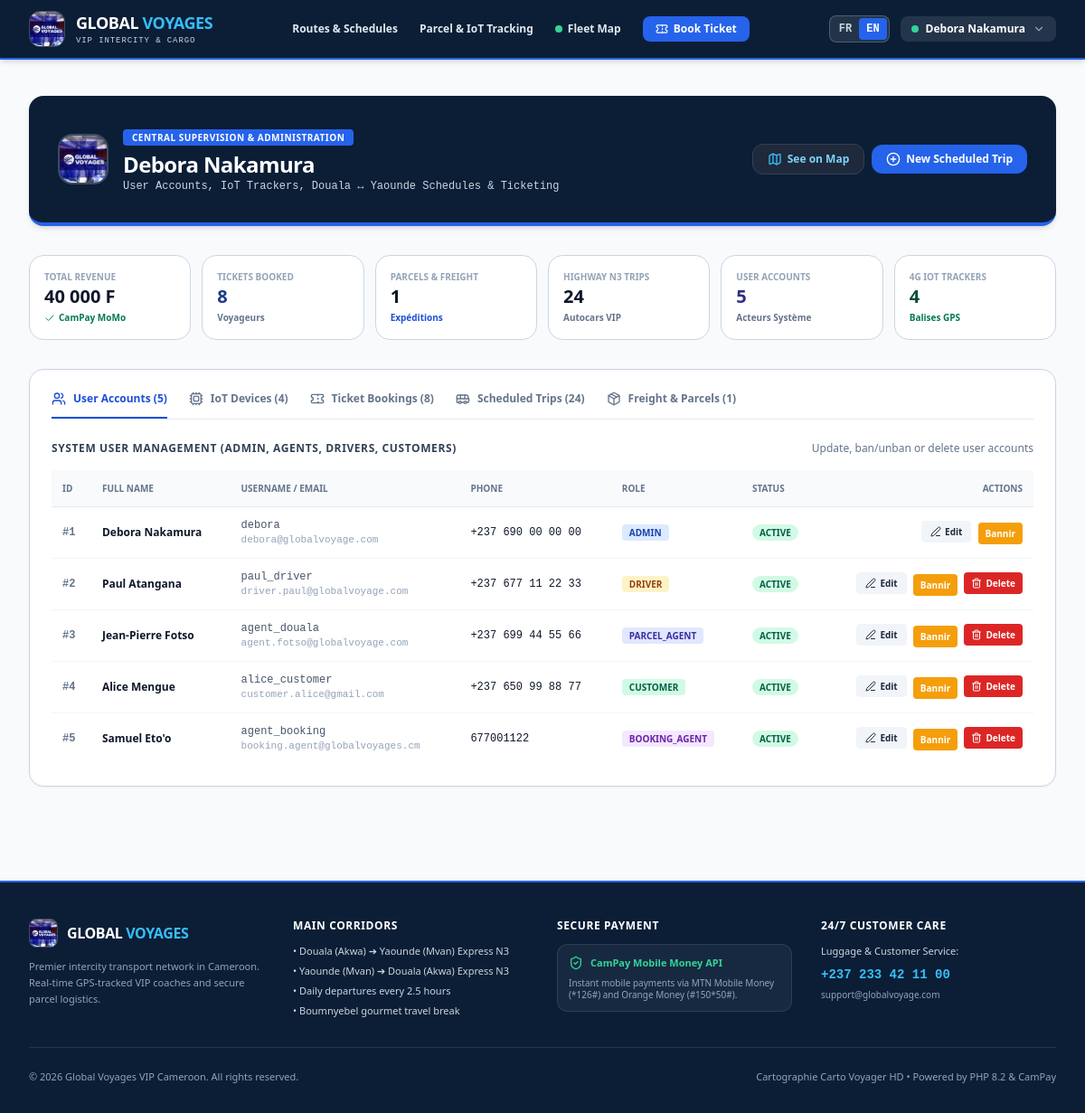
/admin/index.php (signed in), run on the app's committed database.
### tables this page shows
CREATE TABLE users (
    id INTEGER PRIMARY KEY AUTOINCREMENT,
    name VARCHAR(100) NOT NULL,
    username VARCHAR(50) UNIQUE NOT NULL,
    email VARCHAR(100) UNIQUE NOT NULL,
    password VARCHAR(255) NOT NULL,
    phone VARCHAR(30),
    role VARCHAR(20) NOT NULL DEFAULT 'CUSTOMER',
    created_at DATETIME DEFAULT CURRENT_TIMESTAMP
, status VARCHAR(20) DEFAULT 'ACTIVE');

### public/admin/index.php (the view, shortened to what the rows shown need)
<?php
require_once __DIR__ . '/../../src/Auth.php';
require_once __DIR__ . '/../../src/Language.php';
$currentUser = Auth::user();
$pdo = Database::getConnection();
$allUsers = $pdo->query("SELECT * FROM users ORDER BY id ASC")->fetchAll() ?: [];
include __DIR__ . '/../includes/header.php';
?>
<div class="max-w-7xl mx-auto px-4 sm:px-6 lg:px-8 py-10 space-y-8 animate-fadeIn">
  <div class="bg-[#0B1E36] text-white p-6 sm:p-8 rounded-2xl border-b-4 border-blue-600 shadow-md flex flex-col sm:flex-row sm:items-center justify-between gap-4">
    <div class="flex items-center gap-4">
      <div>
        <span class="px-2.5 py-0.5 rounded bg-blue-600 text-white font-black text-[10px] uppercase tracking-wider"><?= t('admin.bannerTitle', 'Supervision Centrale & Administration') ?></span>
        <h1 class="text-2xl font-black tracking-tight text-white mt-1"><?= htmlspecialchars($currentUser['name']) ?></h1>
        <p class="text-xs text-slate-300 font-mono"><?= t('admin.bannerSubtitle', 'Contrôle des Utilisateurs, Traceurs IoT, Départs Douala ↔ Yaoundé & Billetterie') ?></p>
      </div>
    </div>
  </div>
  <div class="bg-white rounded-2xl border border-slate-300 shadow-sm overflow-hidden p-6 space-y-6">
    <div id="admin-view-users" class="space-y-4">
      <div class="overflow-x-auto">
        <table class="w-full text-left text-xs">
          <thead class="bg-slate-50 border-b border-slate-200 text-slate-500 font-bold uppercase text-[10px]">
            <tr>
              <th class="p-3"><?= t('admin.colId') ?></th>
              <th class="p-3"><?= t('admin.colFullName') ?></th>
              <th class="p-3"><?= t('admin.colUsername') ?></th>
              <th class="p-3"><?= t('admin.colPhone') ?></th>
              <th class="p-3"><?= t('admin.colRole') ?></th>
              <th class="p-3"><?= t('admin.colStatus') ?></th>
              <th class="p-3 text-right"><?= t('admin.colActions') ?></th>
            </tr>
          </thead>
          <tbody class="divide-y divide-slate-100">
            <?php foreach ($allUsers as $u): ?>
              <?php $isBanned = ($u['status'] ?? 'ACTIVE') === 'BANNED'; ?>
              <tr class="hover:bg-slate-50/60 transition <?= $isBanned ? 'bg-red-50/40' : '' ?>">
                <td class="p-3 font-mono font-bold text-slate-500">#<?= $u['id'] ?></td>
                <td class="p-3 font-bold text-slate-900"><?= htmlspecialchars($u['name']) ?></td>
                <td class="p-3 font-mono text-slate-600"><?= htmlspecialchars($u['username']) ?><br><span class="text-slate-400 text-[11px]"><?= htmlspecialchars($u['email']) ?></span></td>
                <td class="p-3 font-mono"><?= htmlspecialchars($u['phone'] ?: 'N/A') ?></td>
                <td class="p-3">
                  <span class="px-2 py-0.5 rounded text-[10px] font-bold uppercase
                    <?= $u['role'] === 'ADMIN' ? 'bg-blue-100 text-blue-800' : ($u['role'] === 'DRIVER' ? 'bg-amber-100 text-amber-800' : ($u['role'] === 'BOOKING_AGENT' ? 'bg-purple-100 text-purple-800' : ($u['role'] === 'PARCEL_AGENT' ? 'bg-indigo-100 text-indigo-800' : 'bg-emerald-100 text-emerald-800'))) ?>">
                    <?= htmlspecialchars($u['role']) ?>
                  </span>
                </td>
                <td class="p-3">
                  <span class="px-2 py-0.5 rounded-full text-[10px] font-bold uppercase <?= $isBanned ? 'bg-red-100 text-red-800' : 'bg-emerald-100 text-emerald-800' ?>">
                    <?= $isBanned ? t('admin.statusBanned', 'BANNI / SUSPENDU') : t('admin.statusActive', 'ACTIF') ?>
                  </span>
                </td>
                <td class="p-3 text-right space-x-1">
                  <button type="button" onclick="openEditUserModal(<?= htmlspecialchars(json_encode($u)) ?>)"
                    class="px-2.5 py-1 rounded bg-slate-100 hover:bg-slate-200 text-slate-800 font-bold text-[10px] inline-flex items-center gap-1">
                    <i data-lucide="edit-3" class="w-3 h-3"></i>
                    <span><?= t('admin.btnEdit', 'Modifier') ?></span>
                  </button>
                  <form method="POST" class="inline" onsubmit="return confirm('<?= $isBanned ? 'Réactiver' : 'Bannir' ?> cet utilisateur ?');">
                    <button type="submit" class="px-2 py-1 rounded font-bold text-[10px] <?= $isBanned ? 'bg-emerald-600 text-white' : 'bg-amber-500 text-white' ?>">
                      <?= $isBanned ? 'Débannir' : 'Bannir' ?>
                    </button>
                  </form>
                  <?php if ($u['id'] !== $currentUser['id']): ?>
                    <form method="POST" class="inline" onsubmit="return confirm('Êtes-vous sûr de vouloir supprimer définitivement cet utilisateur ?');">
                      <button type="submit" class="px-2 py-1 rounded bg-red-600 hover:bg-red-700 text-white font-bold text-[10px] inline-flex items-center gap-1">
                        <i data-lucide="trash-2" class="w-3 h-3"></i>
                        <span><?= t('admin.btnDelete', 'Supprimer') ?></span>
                      </button>
                    </form>
                  <?php endif; ?>
                </td>
              </tr>
            <?php endforeach; ?>
          </tbody>
        </table>
      </div>
    </div>
  </div>
</div>
<?php include __DIR__ . '/../includes/footer.php'; ?>

### public/includes/header.php (shortened to what the rows shown need)
<?php
require_once __DIR__ . '/../../src/Language.php';
require_once __DIR__ . '/../../src/Auth.php';
$currLang = Language::current();
$user = Auth::user();
?>
<!DOCTYPE html>
<html lang="<?= $currLang ?>">
<head>
  <script src="https://cdn.tailwindcss.com"></script>
  <link rel="stylesheet" href="https://unpkg.com/leaflet@1.9.4/dist/leaflet.css" />
  <link rel="stylesheet" href="<?= BASE_URL ?>/assets/css/style.css">
</head>
<body class="bg-slate-50 text-slate-900 font-sans min-h-screen flex flex-col antialiased">
  <header class="bg-[#0B1E36] text-white sticky top-0 z-40 shadow-md border-b-2 border-blue-600">
    <div class="max-w-7xl mx-auto px-4 sm:px-6 lg:px-8 h-16 flex items-center justify-between">
      <div class="flex items-center gap-3">
        <?php if ($user): ?>
          <div class="relative group">
            <button type="button" class="flex items-center gap-2 px-3 py-1.5 rounded-lg bg-white/10 hover:bg-white/20 text-xs font-bold text-white transition cursor-pointer">
              <span class="w-2 h-2 rounded-full bg-emerald-400"></span>
              <span class="max-w-[120px] truncate"><?= htmlspecialchars($user['name']) ?></span>
              <i data-lucide="chevron-down" class="w-3.5 h-3.5 text-slate-400"></i>
            </button>
          </div>
        <?php endif; ?>
      </div>
    </div>
  </header>
  <main class="flex-grow">

### data on the page
users: name "Debora Nakamura", id "1", username "debora", email "debora@globalvoyage.com", phone "+237 690 00 00 00", role "ADMIN", status "Bannir"
users: id "2", name "Paul Atangana", username "paul_driver", email "driver.paul@globalvoyage.com", phone "+237 677 11 22 33", role "DRIVER", status "Bannir"
users: id "3", name "Jean-Pierre Fotso", username "agent_douala", email "agent.fotso@globalvoyage.com", phone "+237 699 44 55 66", role "PARCEL_AGENT", status "Bannir"
users: id "4", name "Alice Mengue", username "alice_customer", email "customer.alice@gmail.com", phone "+237 650 99 88 77", role "CUSTOMER", status "Bannir"
users: id "5", name "Samuel Eto'o", username "agent_booking", email "booking.agent@globalvoyages.cm", phone "677001122", role "BOOKING_AGENT", status "Bannir"

### other printed values
t('nav.routes', 'Lignes & Horaires') "Routes & Schedules"
t('nav.tracking', 'Suivi Colis & IoT') "Parcel & IoT Tracking"
t('hero.tabMap', 'Carte Flotte') "Fleet Map"
t('nav.book', 'Réserver Billet') "Book Ticket"
t('admin.bannerTitle', 'Supervision Centrale & Administration') "CENTRAL SUPERVISION & ADMINISTRATION"
t('map.seeOnMap', 'Voir sur la Carte (See on Map)') "See on Map"
t('admin.newTrip', 'Nouveau Départ') "New Scheduled Trip"
t('admin.kpiRevenue', "Chiffre d'Affaires") "TOTAL REVENUE"
$revenue "40 000"
t('admin.kpiBookings', 'Billets Réservés') "TICKETS BOOKED"
$totalBookings "8"
t('admin.kpiParcels', 'Colis & Fret') "PARCELS & FREIGHT"
$totalParcels "1"
t('admin.kpiTrips', 'Départs Ligne N3') "HIGHWAY N3 TRIPS"
$totalTrips "24"
